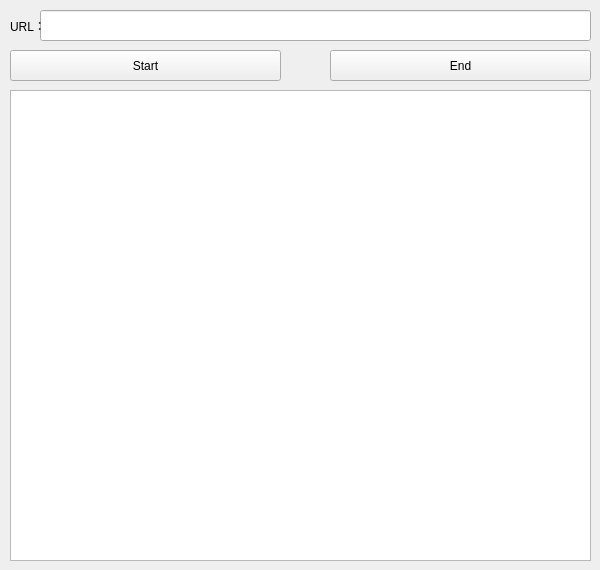
<?xml version="1.0" encoding="UTF-8"?>
<ui version="4.0">
 <class>WebPVClass</class>
 <widget class="QWidget" name="WebPVClass">
  <property name="geometry">
   <rect>
    <x>0</x>
    <y>0</y>
    <width>600</width>
    <height>570</height>
   </rect>
  </property>
  <property name="windowTitle">
   <string>WebPV</string>
  </property>
  <widget class="QLineEdit" name="lineEdit_net">
   <property name="geometry">
    <rect>
     <x>40</x>
     <y>10</y>
     <width>551</width>
     <height>31</height>
    </rect>
   </property>
  </widget>
  <widget class="QLabel" name="label">
   <property name="geometry">
    <rect>
     <x>10</x>
     <y>20</y>
     <width>54</width>
     <height>12</height>
    </rect>
   </property>
   <property name="text">
    <string>URL：</string>
   </property>
  </widget>
  <widget class="QPushButton" name="pushButton_start">
   <property name="geometry">
    <rect>
     <x>10</x>
     <y>50</y>
     <width>271</width>
     <height>31</height>
    </rect>
   </property>
   <property name="text">
    <string>Start</string>
   </property>
  </widget>
  <widget class="QTextEdit" name="textEdit_info">
   <property name="geometry">
    <rect>
     <x>10</x>
     <y>90</y>
     <width>581</width>
     <height>471</height>
    </rect>
   </property>
  </widget>
  <widget class="QPushButton" name="pushButton_stop">
   <property name="geometry">
    <rect>
     <x>330</x>
     <y>50</y>
     <width>261</width>
     <height>31</height>
    </rect>
   </property>
   <property name="text">
    <string>End</string>
   </property>
  </widget>
 </widget>
 <layoutdefault spacing="6" margin="11"/>
 <resources>
  <include location="webpv.qrc"/>
 </resources>
 <connections/>
</ui>
